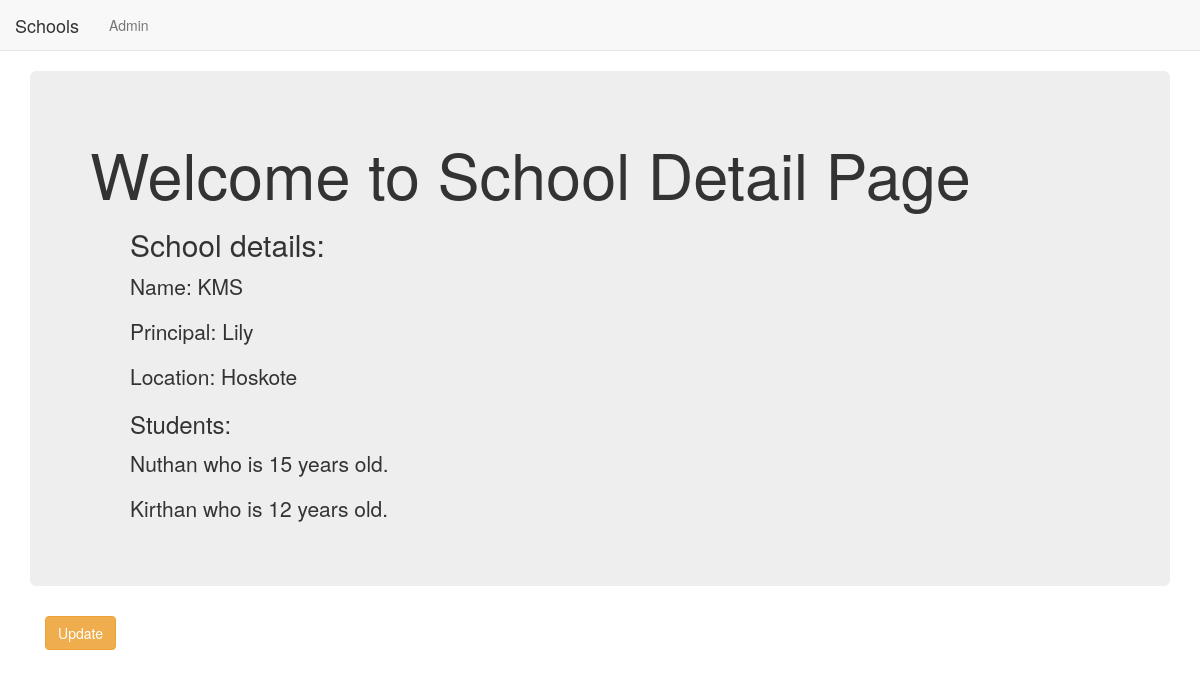
/basic_app/1/, run on the app's committed database.
### basic_app/models.py (models this page shows, shortened)
class School(models.Model):
    name = models.CharField(max_length=256)
    principal = models.CharField(max_length=256)
    location = models.CharField(max_length=256)

class Student(models.Model):
    name = models.CharField(max_length=256)
    age = models.PositiveIntegerField()
    school = models.ForeignKey(
        School, related_name='students', on_delete=models.DO_NOTHING)

### basic_app/views.py (the view)
# urls.py: re_path(r'^(?P<pk>\d+)/$', views.SchoolDetailedView.as_view(), name='detail'),
class SchoolDetailedView(DetailView):
    context_object_name = 'school_detail'
    model = models.School
    template_name = 'basic_app/school_detail.html'

### basic_app/templates/basic_app/school_detail.html
{% extends "basic_app/basic_app_base.html" %}
{% block body_block %}
<div class="jumbotron">
    <h1>Welcome to School Detail Page</h1>
    <ol>
        <h2>School details:</h2>
        <p>Name: {{school_detail.name}}</p>
        <p>Principal: {{school_detail.principal}}</p>
        <p>Location: {{school_detail.location}}</p>
        <h3>Students: </h3>
        {% for student in school_detail.students.all %}
            <p>{{student.name}} who is {{student.age}} years old.</p>
        {% endfor %}
    </ol>
</div>
<div class="container">
    <p><a class="btn btn-warning" href="{% url 'basic_app:update' pk=school_detail.pk %}">Update</a></p>
</div>
{% endblock %}

### data on the page
School: name "KMS", principal "Lily", location "Hoskote"
Student: name "Nuthan", age "15"
Student: name "Kirthan", age "12"
